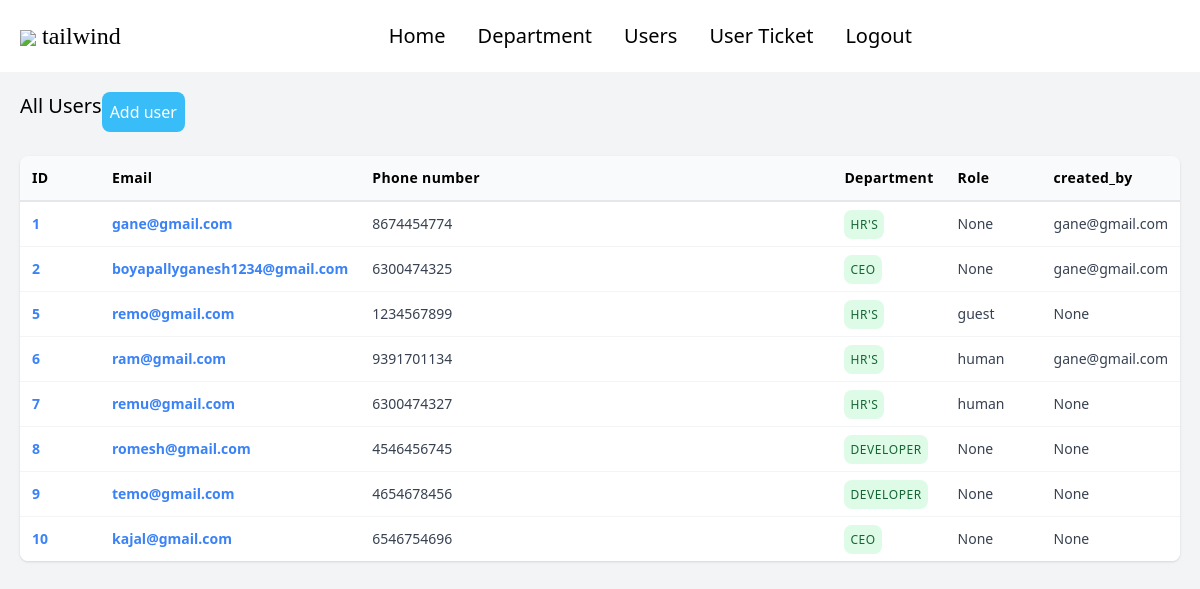
Screenshot of /view_all_users/ (signed in) with the database file from the repository.
### Accounts/models.py (models this page shows)
class CustomUser(AbstractBaseUser, PermissionsMixin):
    email = models.EmailField(unique=True)
    phone_number = models.CharField(null=True, blank=True,unique=True, max_length=10)
    department = models.ForeignKey(Department, on_delete=models.CASCADE, default=None, null=True)
    role = models.CharField(max_length=50, null=True, blank=True)
    created_by = models.ForeignKey(settings.AUTH_USER_MODEL, on_delete=models.CASCADE, default=True, null=True)
    date_joined = models.DateTimeField(auto_now_add=True)
    is_active = models.BooleanField(default=True)
    is_staff = models.BooleanField(default=False)
    USERNAME_FIELD = "email"
    REQUIRED_FIELDS = []
    objects = CustomUserManager()
    class Meta:
        verbose_name = "user"
        verbose_name_plural = "users"

class Department(models.Model):
    name = models.CharField(max_length=100)
    description = models.TextField()
    created_by = models.ForeignKey(settings.AUTH_USER_MODEL, on_delete=models.CASCADE, related_name='departments', default=1)
    created_at = models.DateTimeField(default=timezone.now)
    last_updated_at = models.DateTimeField(auto_now=True)
    def __str__(self):
        return self.name

### Accounts/views.py (the view)
# urls.py: path('view_all_users/', view_all_users, name='view_all_users'),
@staff_member_required(login_url='Accounts:home')
@login_required(login_url='Accounts:home')
def view_all_users(request):
    if not request.user.is_staff:
        return redirect('Accounts:home')
    users = CustomUser.objects.all()
    return render(request, 'users.html', {'users': users})

### Accounts/templates/users.html (shortened to what this page needs)
{% extends 'base.html' %}
{% block content %}
{% if user.is_authenticated and user.is_staff %}
<div class="p-5 h-screen bg-gray-100">
    <div class="flex ">
        <h1 class="text-xl mb-2">All Users</h1>
        <button
            class="bg-[#38bdf8] text-white p-2 rounded-lg mb-6 hover:bg-white hover:text-black hover:border hover:border-gray-300"
          >
          <a href="{% url 'Accounts:create_user' %}">Add user</a>
          </button>
    </div>
    <div class="overflow-auto rounded-lg shadow hidden md:block">
      <table class="w-full">
        <thead class="bg-gray-50 border-b-2 border-gray-200">
        <tr>
            <th class="w-20 p-3 text-sm font-semibold tracking-wide text-left">ID</th>
          <th class="w-20 p-3 text-sm font-semibold tracking-wide text-left">Email</th>
          <th class="p-3 text-sm font-semibold tracking-wide text-left">Phone number</th>
          <th class="w-24 p-3 text-sm font-semibold tracking-wide text-left">Department</th>
          <th class="w-24 p-3 text-sm font-semibold tracking-wide text-left">Role</th>
          <th class="w-32 p-3 text-sm font-semibold tracking-wide text-left">created_by</th>
        </tr>
        </thead>
        <tbody class="divide-y divide-gray-100">
            {% for user in users %}
        <tr class="bg-white">
            <td class="p-3 text-sm text-gray-700 whitespace-nowrap">
                <a href="#" class="font-bold text-blue-500 hover:underline">{{ user.id }}</a>
              </td>
          <td class="p-3 text-sm text-gray-700 whitespace-nowrap">
            <a href="#" class="font-bold text-blue-500 hover:underline">{{ user.email }}</a>
          </td>
          <td class="p-3 text-sm text-gray-700 whitespace-nowrap">
           {{ user.phone_number }}
          </td>
          <td class="p-3 text-sm text-gray-700 whitespace-nowrap">
          <span
            class="p-1.5 text-xs font-medium uppercase tracking-wider text-green-800 bg-green-200 rounded-lg bg-opacity-50">{{user.department}}</span>
          </td>
          <td class="p-3 text-sm text-gray-700 whitespace-nowrap">{{user.role}}</td>
          <td class="p-3 text-sm text-gray-700 whitespace-nowrap">{{user.created_by}}</td>
        </tr>
        {% endfor %}
    </tbody>
</table>
</div>
</div>
{% endif %}
{% endblock content %}

### Accounts/templates/base.html (shortened to what this page needs)
<!DOCTYPE html>
<html>
    <head>
        <link rel="stylesheet" href="">
        <script src="https://cdn.tailwindcss.com"></script>
    </head>
    <body>
      {% block navbar %}
        {% include 'navbar.html' %}
      {% endblock navbar %}
        {% block content %}
        {% endblock content %}
    </body>
</html>

### Accounts/templates/navbar.html (shortened to what this page needs)
<!doctype html>
<html>
    <head>
        <script src="https://cdn.tailwindcss.com"></script>
    </head>
    <body class="">
        <nav class="p-5 bg-white shadow md:flex md:items-center md:justify-between">
            <div class="flex justify-between items-center ">
                <span class="text-2xl font-[Poppins] cursor-pointer">
                    <img class="h-10 inline" src="https://tailwindcss.com/_next/static/media/social-square.b622e290e82093c36cca57092ffe494f.jpg">
                    tailwind
                </span>
            </div>
            <ul class="md:flex md:items-center z-[-1] md:z-auto md:static absolute bg-white w-full left-0 md:w-auto md:py-0 py-4 md:pl-0 pl-7 md:opacity-100 opacity-0 top-[-400px] transition-all ease-in duration-500">
                {% if request.user.is_authenticated %}
                <li class="mx-4 my-6 md:my-0">
                    <a href="{% url 'Accounts:home' %}" class="text-xl hover:text-cyan-500 duration-500">Home</a>
                </li>
                {% endif %}
        {% if request.user.is_authenticated %}
        {% if request.user.is_superuser %}
                <li class="mx-4 my-6 md:my-0">
                    <a href="{% url 'Accounts:view_departments' %}" class="text-xl hover:text-cyan-500 duration-500">Department</a>
                </li>
                <li class="mx-4 my-6 md:my-0">
                    <a href="{% url 'Accounts:view_all_users' %}" class="text-xl hover:text-cyan-500 duration-500">Users</a>
                </li>
                {% endif %}
            {% endif %}
            {% if request.user.is_authenticated %}
                {% if request.user.is_superuser %}
                <li class="mx-4 my-6 md:my-0">
                    <a href="{% url 'Accounts:retrieve_all_tickets' %}" class="text-xl hover:text-cyan-500 duration-500">User Ticket</a>
                </li>
                {% endif %}
            {% endif %}
            {% if request.user.is_authenticated %}
                <li class="mx-4 my-6 md:my-0">
                    <a href="{% url 'Accounts:logout' %}" class="text-xl hover:text-cyan-500 duration-500">Logout</a>
                </li>
                {% endif %}
            </ul>
    </nav>
</body>
</html>

### rows the page displays
CustomUser: id "1", email "gane@gmail.com", phone_number "8674454774", department "HR'S", role "None", created_by "gane@gmail.com"
CustomUser: id "2", email "boyapallyganesh1234@gmail.com", phone_number "6300474325", department "CEO", role "None", created_by "gane@gmail.com"
CustomUser: id "5", email "remo@gmail.com", phone_number "1234567899", department "HR'S", role "guest", created_by "None"
CustomUser: id "6", email "ram@gmail.com", phone_number "9391701134", department "HR'S", role "human", created_by "gane@gmail.com"
CustomUser: id "7", email "remu@gmail.com", phone_number "6300474327", department "HR'S", role "human", created_by "None"
CustomUser: id "8", email "romesh@gmail.com", phone_number "4546456745", department "DEVELOPER", role "None", created_by "None"
CustomUser: id "9", email "temo@gmail.com", phone_number "4654678456", department "DEVELOPER", role "None", created_by "None"
CustomUser: id "10", email "kajal@gmail.com", phone_number "6546754696", department "CEO", role "None", created_by "None"
